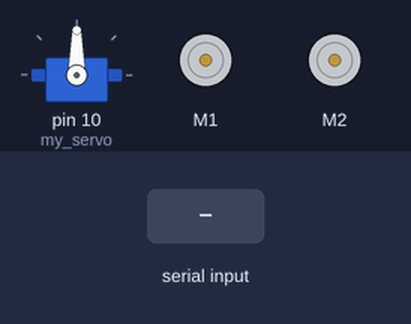
This sketch was run on a simulated Arduino Uno, built with avr-gcc and run on an emulated ATmega328P. On the bench: servo, 2 × DC motor (green arrow = forward, orange = backward, longer = faster). Inputs (shaded band) come from the test bench.

Above: at 1.2 s.
1.3 s: "1" received over Serial
At 1.8 s:
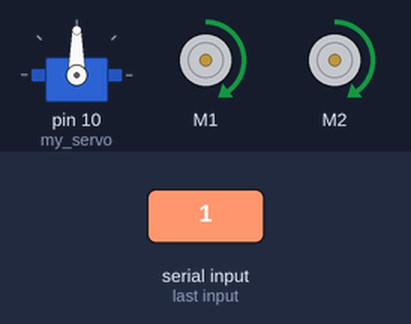
2.8 s: "2" received over Serial
At 4.0 s:
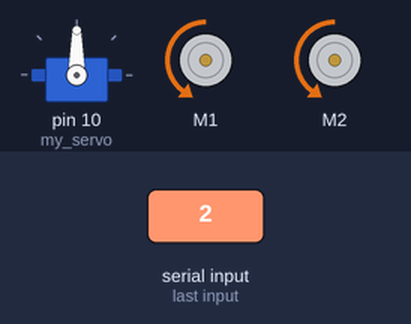
4.3 s: "0" received over Serial
At 5.3 s:
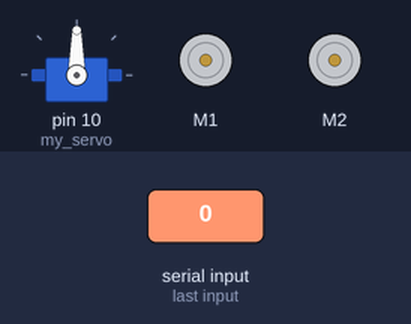
5.8 s: "3" received over Serial
At 6.4 s:
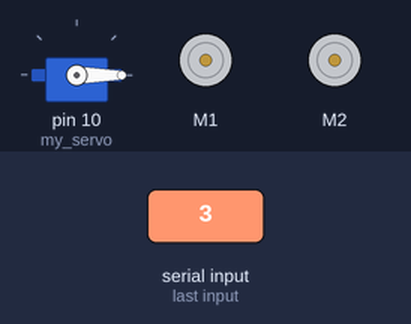
7.3 s: "4" received over Serial
At 8.5 s:
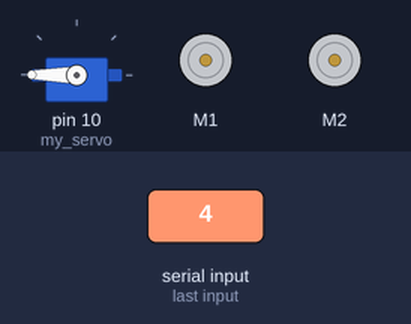
8.8 s: "5" received over Serial
At 9.9 s:
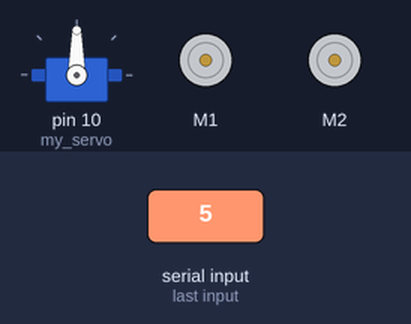
Timing chart, 0 to 11.3 s (numbered marks = the images above; inputs shaded):
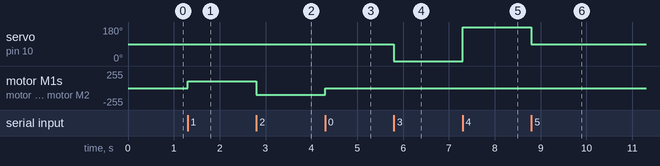

The sketch:

test_servo.ino
```cpp
#include <AFMotor.h>
#include <Servo.h>

AF_DCMotor motor(1);
AF_DCMotor motor2(2);

Servo my_servo;


void setup() {
  //mstop();
  Serial.begin(9600);
  my_servo.attach (10);
  my_servo.write(90);

}

void loop() {
   if (Serial.available()) {  // check for incoming serial data
      char command = Serial.read();
      if (command == '1'){
        forward();
      }else if(command=='2'){
       back();
      }else if(command=='0'){
        mstop();
      }else if(command=='3'){
        stanga();
      }else if(command=='4'){
        dreapta();
      }else if(command=='5'){
        centru();
      }}

}

void stanga(){
  my_servo.write(0);
}

void dreapta(){
  my_servo.write(180);
}

void centru(){
  my_servo.write(90);
}

void forward(){
  motor.setSpeed(100);
  motor.run(FORWARD);
  motor2.setSpeed(100);
  motor2.run(FORWARD);

}

void back(){
  motor.setSpeed(100);
  motor.run(BACKWARD);
  motor2.setSpeed(100);
  motor2.run(BACKWARD);
}

void mstop(){
  motor.run(RELEASE);
  motor2.run(RELEASE);

}
```

sketch_nov8a.ino
```cpp

```

Measured:
- after the input at 1.3 s, motor M1, motor M2: stopped → forward 100/255 at once
- after the input at 2.8 s, motor M1, motor M2: forward 100/255 → backward 100/255 at once
- after the input at 4.3 s, motor M1, motor M2: backward 100/255 → stopped at once
- after the input at 5.8 s, servo on pin 10 (my_servo): 90° → 0° at once
- after the input at 7.3 s, servo on pin 10 (my_servo): 0° → 180° at once
- after the input at 8.8 s, servo on pin 10 (my_servo): 180° → 90° at once
